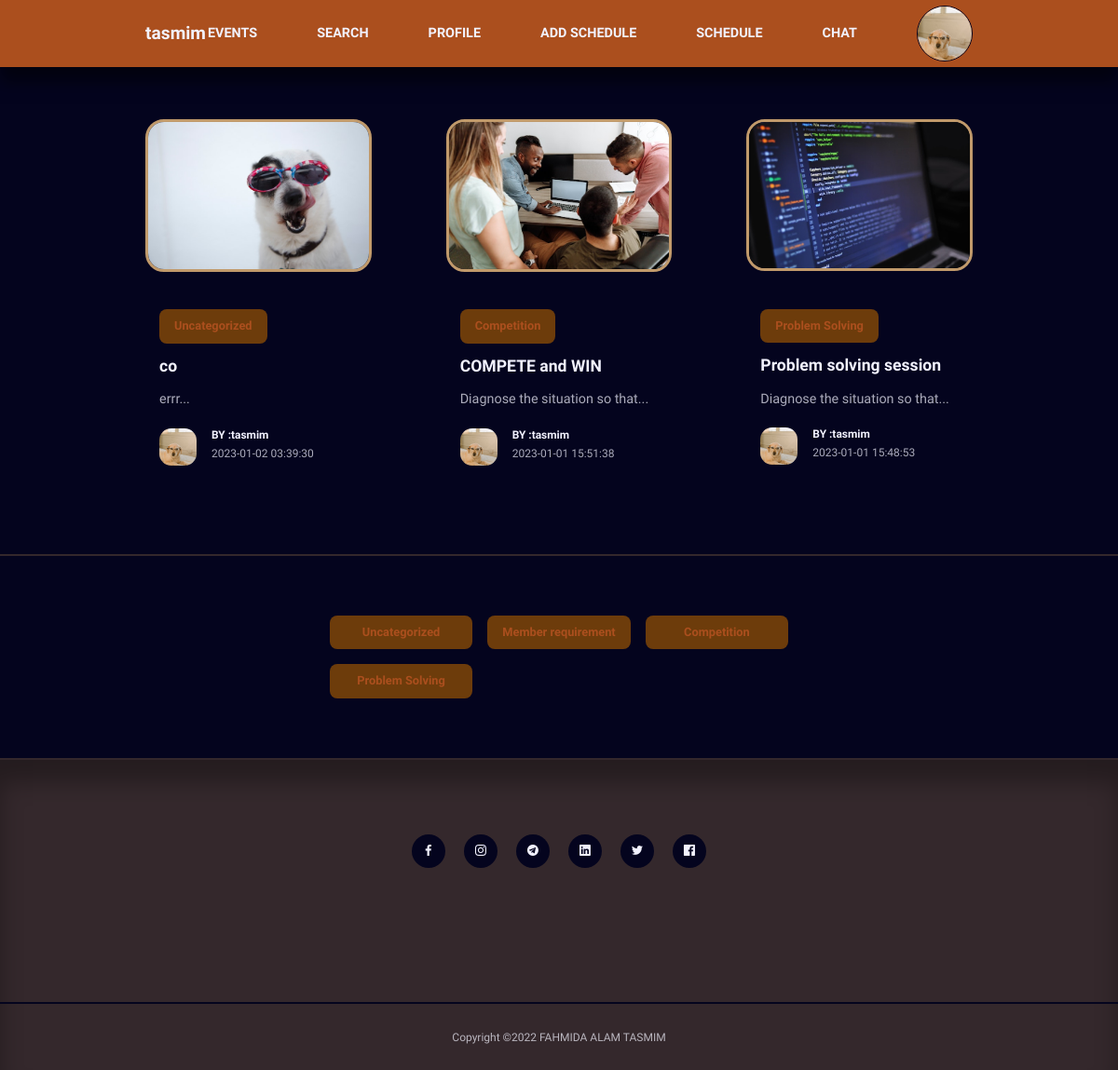
The page /events.php (signed in) on the database its author committed.
### tables this page shows
CREATE TABLE `users` (
  `id` int(11) NOT NULL,
  `name` varchar(255) NOT NULL,
  `email` varchar(255) NOT NULL,
  `phone` bigint(255) NOT NULL,
  `password` varchar(255) NOT NULL,
  `user_type` varchar(255) NOT NULL,
  `photo` varchar(255) NOT NULL
);

CREATE TABLE `event_posts` (
  `id` int(11) NOT NULL,
  `title` varchar(255) NOT NULL,
  `description` varchar(500) NOT NULL,
  `thumbnail` varchar(255) NOT NULL,
  `date_time` timestamp NOT NULL DEFAULT current_timestamp(),
  `category_id` int(11) DEFAULT NULL,
  `admin_id` int(11) DEFAULT NULL,
  `is_featured` tinyint(1) NOT NULL
);

CREATE TABLE `category` (
  `id` int(11) NOT NULL,
  `title` varchar(255) NOT NULL,
  `description` varchar(255) NOT NULL
);

CREATE TABLE `social` (
  `id` int(11) NOT NULL,
  `icon` varchar(255) NOT NULL,
  `link` varchar(255) NOT NULL,
  `status` int(11) NOT NULL DEFAULT 0
);

### events.php (the view, shortened to what this page needs)
<?php
require 'header_one.php';
require 'db.php';
$select_event = "SELECT * FROM event_posts ORDER BY id DESC";
$select_event_res = mysqli_query($db_connection, $select_event);
$category = "SELECT*FROM category";
$category_res = mysqli_query($db_connection,$category);
?>
<section class="posts" style="margin-top: 8rem;">
    <div class="container posts__container">
 <?php foreach ($select_event_res as $key => $event) { ?>
        <article class="post">
                <div class="post__thumbnail">
                    <img src="./uploads/thumb/<?= $event['thumbnail'] ?>" alt="">
                </div>
                <div class="post__info">
                    <?php
                    $cat = $event['category_id'];
                    $c = "SELECT title FROM category WHERE category.id=$cat";
                    $cc = mysqli_query($db_connection, $c);
                    $ca = mysqli_fetch_assoc($cc);
                    ?>
                    <a href="category_event.php?id=<?=$event['category_id'] ?>" class="category__button"><?= $ca['title'] ?></a>
                    <h3 class="post__title"><a href="single_event.php?id=<?=$event['id']?>"><?= $event['title'] ?></a></h3>
                    <p class="post__body"><?=substr($event['description'],0,30).'...'?></p>
                    <div class="post__author">
                        <?php
                        $admin = $event['admin_id'];
                        $admin_query = "SELECT name,photo FROM users WHERE users.id=$admin";
                        $admin_res = mysqli_query($db_connection, $admin_query);
                        $aaa = mysqli_fetch_assoc($admin_res);
                        ?>
                        <div class="post__author-avater">
                        <img width="40px" height="40px" src="./uploads/profile_pic/<?=$aaa['photo']?>" alt="">
                        </div>
                        <div class="post__author-info">
                            <h5>BY :<?= $aaa['name'] ?></h5>
                            <small><?= $event['date_time'] ?></small>
                        </div>
                    </div>
                </div>
        </article>
        <?php } ?>
    </div>
</section>
<section class="category__buttons">
    <div class="container category__buttons-container">
    <?php foreach ($category_res as $cati) { ?>
        <a href="category_event.php?id=<?=$cati['id'] ?>" class="category__button"><?=$cati['title']?></a>
        <?php } ?>
    </div>
</section>
<?php require 'footer_one.php'; ?>

### header_one.php (shortened to what this page needs)
<?php
require 'db.php';
$profile_id = $_SESSION['id'];
$select_loggedin_user = "SELECT * FROM users WHERE id=$profile_id";
$select_loggedin_user_result = mysqli_query($db_connection,$select_loggedin_user);
$select_loggedin_user_result_after_assoc = mysqli_fetch_assoc($select_loggedin_user_result);
?>
<!DOCTYPE html>
<html lang="en">
<head>
    <link rel="stylesheet" href="./style2.css">
    <link rel="stylesheet" href="https://unicons.iconscout.com/release/v4.0.0/css/line.css">
</head>
<body>
 <nav>
    <div class="container nav__container">
        <a href="index.html" class="nav__logo"><?=$select_loggedin_user_result_after_assoc['name']?></a>
        <ul class="nav__items">
            <li><a href="events.php"><b>EVENTS</b></a></li>
            <li><a href="user_search.php"><b>SEARCH</b></a></li>
            <li><a href="user_profile.php"><b>PROFILE</b></a></li>
            <li><a href="schedule_form.php"><b>ADD SCHEDULE</b></a></li>
            <li><a href="schedule_dashboard.php"><b>SCHEDULE</b></a></li>
            <li><a href="chat.php?id=<?=$profile_id?>"><b>CHAT</b></a></li>
            <li class="nav__profile">
                <div class="avater">
                <?php
                    if($select_loggedin_user_result_after_assoc['photo']==null){?>
                    <img src="./images/photo.jpg">
                    <?php }else{?>
                        <img width="60px" height="60px"  src="./uploads/profile_pic/<?=$select_loggedin_user_result_after_assoc['photo'] ?>" alt="">
                    <?php }?>
                </div>
            </li>
        </ul>
    </div>
</nav>

### footer_one.php (shortened to what this page needs)
<?php
require 'db.php';
$social = "SELECT*FROM social";
$social_res = mysqli_query($db_connection, $social);
?>
<footer>
    <div class="footer__social">
        <?php foreach($social_res as $s){?>
        <a href="<?=$s['link']?>" target="_blank"><i class="<?=$s['icon']?>"></i></a>
      <?php }?>
    </div>
    <div class="footer__copyright">
        <small>Copyright &copy;2022 FAHMIDA ALAM TASMIM</small>
    </div>
</footer>
</body>
</html>

### style2.css (style rules this page uses)
:root { --color-primary:#ab4f1e; --color-primary-light:hsl(21, 79%, 19%); --color-red:rgb(158, 16, 16); --color-red-light:hsla(4, 78%, 49%, 0.433); --color-green:#00c476; --color-green-light:rgba(223, 123, 36, 0.15); --color-gray-900:#34282C; --color-gray-700:#6d3c0b; --color-gray-300:rgba(242,242,254,0.3); --color-gray-200:rgba(242,242,254,0.7); --color-white:#f2f2fe; --color-bg:#04041e; --border:#C19A6B; --danger:#f44d16; --transition:all 1000ms ease; --container-width-lg:74%; --container-width-md:88%; --form-width:40%; --card-border-radius-1:0.3rem; --card-border-radius-2:0.5rem; --card-border-radius-3:0.8rem; --card-border-radius-4:2rem; --card-border-radius-5:5rem; }
* { margin: 0; padding: 0; outline: 0; border: 0; appearance: 0; list-style: none; text-decoration: none; box-sizing: border-box; }
body { font-family: 'Montserrat Alternates', sans-serif; line-height: 1.6; color: var(--color-gray-200); overflow-x: hidden; background: var(--color-bg); font-size: 0.9rem; }
.container { width: var(--container-width-lg); max-width: 1800px; margin-inline: auto; }
section { margin-top: 3rem; width: 100vw; }
h1,h2,h3,h4,h5 { color: var(--color-white); line-height: 1.3; }
h3 { font-size: 1.1rem; margin: 0.8rem 0; }
a { color: var(--color-white); transition: var(--transition); }
img { display: block; width: 100%; object-fit: cover; }
nav { background: var(--color-primary); width: 100vw; height: 4.5rem; position: fixed; top: 0; z-index: 10; box-shadow: 0 1rem 1rem rgb(0, 0, 0,0.5); }
.nav__container { height: 100%; display: flex; align-items: center; justify-content: space-between; }
.avater { width:60px; aspect-ratio: 1/1; border-radius: 50%; overflow: hidden; border: 0.1rem solid var(--color-bg); }
.nav__logo { font-weight: 600; font-size: 1.2rem; }
.nav__items { display: flex; align-items: center; gap: 4rem; }
.nav__profile { position: relative; cursor: pointer; }
.category__button { background: var(--color-gray-700); color: var(--color-primary); display: inline-block; padding: 0.5rem 1rem; border-radius: var(--card-border-radius-2); font-weight: 600; font-size: 0.8rem; text-align: center; }
.post__thumbnail { border-radius:20px; border: 0.2rem solid var(--border); overflow: hidden; margin-bottom: 1.6rem; }
.post__author { display:flex; gap: 1rem; margin-top: 1.2rem; }
.post__author-avater { width: 2.5rem; height: 2.5rem; border-radius: var(--card-border-radius-3); overflow: hidden; }
.post__info { padding: 15px; }
.posts__container { display: grid; grid-template-columns: repeat(3, 1fr); gap: 5rem; margin-bottom: 5rem; }
.category__buttons { padding: 4rem 0; border-top: 2px solid var(--color-gray-900); border-bottom: 2px solid var(--color-gray-900); }
.category__buttons-container { width: fit-content; display: grid; grid-template-columns: repeat(3,1fr); gap: 1rem; }
footer { background: var(--color-gray-900); padding: 5rem 0 0; box-shadow: inset 0 1.5rem 1.5rem rgb(0, 0, 0,0.3); }
.footer__social { margin-inline: auto; width: fit-content; margin-bottom: 5rem; display: flex; justify-content: space-between; align-items: center; gap: 1.2rem; }
.footer__social a { background: var(--color-bg); border-radius: 50%; width: 2.3rem; height: 2.3rem; display: flex; align-items: center; justify-content: center; }
.footer__copyright { text-align: center; padding: 1.5rem; border-top: 2px solid var(--color-bg); margin-top: 4rem; }

### rows shown on the page
users: name "tasmim", photo (picture)
event_posts: thumbnail (picture), category.title "Uncategorized", title "co", description "errr", admin.photo (picture), admin.name "tasmim", date_time "2023-01-02 03:39:30"
event_posts: thumbnail (picture), category.title "Competition", title "COMPETE and WIN", description "Diagnose the situation so that", admin.photo (picture), admin.name "tasmim", date_time "2023-01-01 15:51:38"
event_posts: thumbnail (picture), category.title "Problem Solving", title "Problem solving session", description "Diagnose the situation so that", admin.photo (picture), admin.name "tasmim", date_time "2023-01-01 15:48:53"
category: title "Uncategorized"
category: title "Member requirement"
category: title "Competition"
category: title "Problem Solving"
